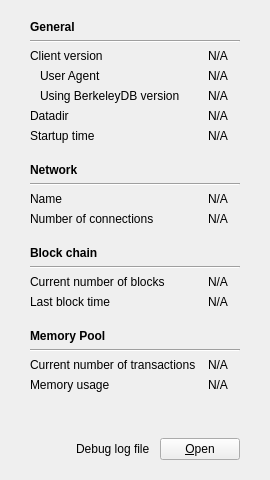
     <widget class="QWidget" name="tab_info">
      <attribute name="title">
       <string>&amp;Information</string>
      </attribute>
      <layout class="QGridLayout" name="gridLayout" columnstretch="0,0,0">
       <property name="leftMargin">
        <number>30</number>
       </property>
       <property name="topMargin">
        <number>20</number>
       </property>
       <property name="rightMargin">
        <number>30</number>
       </property>
       <property name="bottomMargin">
        <number>20</number>
       </property>
       <property name="horizontalSpacing">
        <number>12</number>
       </property>
       <item row="10" column="0">
        <widget class="QLabel" name="label_8">
         <property name="text">
          <string>Name</string>
         </property>
        </widget>
       </item>
       <item row="2" column="1" colspan="2">
        <widget class="QLabel" name="clientVersion">
         <property name="cursor">
          <cursorShape>IBeamCursor</cursorShape>
         </property>
         <property name="text">
          <string>N/A</string>
         </property>
         <property name="textFormat">
          <enum>Qt::PlainText</enum>
         </property>
         <property name="textInteractionFlags">
          <set>Qt::LinksAccessibleByMouse|Qt::TextSelectableByKeyboard|Qt::TextSelectableByMouse</set>
         </property>
        </widget>
       </item>
       <item row="11" column="0">
        <widget class="QLabel" name="label_7">
         <property name="text">
          <string>Number of connections</string>
         </property>
        </widget>
       </item>
       <item row="15" column="1" colspan="2">
        <widget class="QLabel" name="numberOfBlocks">
         <property name="cursor">
          <cursorShape>IBeamCursor</cursorShape>
         </property>
         <property name="text">
          <string>N/A</string>
         </property>
         <property name="textFormat">
          <enum>Qt::PlainText</enum>
         </property>
         <property name="textInteractionFlags">
          <set>Qt::LinksAccessibleByMouse|Qt::TextSelectableByKeyboard|Qt::TextSelectableByMouse</set>
         </property>
        </widget>
       </item>
       <item row="5" column="0">
        <widget class="QLabel" name="label_12">
         <property name="text">
          <string>Datadir</string>
         </property>
        </widget>
       </item>
       <item row="18" column="0">
        <widget class="QLabel" name="labelMempoolTitle">
         <property name="font">
          <font>
           <weight>75</weight>
           <bold>true</bold>
          </font>
         </property>
         <property name="text">
          <string>Memory Pool</string>
         </property>
        </widget>
       </item>
       <item row="21" column="0">
        <widget class="QLabel" name="labelMemoryUsage">
         <property name="text">
          <string>Memory usage</string>
         </property>
        </widget>
       </item>
       <item row="21" column="1">
        <widget class="QLabel" name="mempoolSize">
         <property name="cursor">
          <cursorShape>IBeamCursor</cursorShape>
         </property>
         <property name="text">
          <string>N/A</string>
         </property>
         <property name="textFormat">
          <enum>Qt::PlainText</enum>
         </property>
         <property name="textInteractionFlags">
          <set>Qt::LinksAccessibleByMouse|Qt::TextSelectableByKeyboard|Qt::TextSelectableByMouse</set>
         </property>
        </widget>
       </item>
       <item row="20" column="0">
        <widget class="QLabel" name="labelNumberOfTransactions">
         <property name="text">
          <string>Current number of transactions</string>
         </property>
        </widget>
       </item>
       <item row="3" column="0">
        <widget class="QLabel" name="labelClientUserAgent">
         <property name="text">
          <string>User Agent</string>
         </property>
         <property name="indent">
          <number>10</number>
         </property>
        </widget>
       </item>
       <item row="3" column="1" colspan="2">
        <widget class="QLabel" name="clientUserAgent">
         <property name="cursor">
          <cursorShape>IBeamCursor</cursorShape>
         </property>
         <property name="text">
          <string>N/A</string>
         </property>
         <property name="textFormat">
          <enum>Qt::PlainText</enum>
         </property>
         <property name="textInteractionFlags">
          <set>Qt::LinksAccessibleByMouse|Qt::TextSelectableByKeyboard|Qt::TextSelectableByMouse</set>
         </property>
        </widget>
       </item>
       <item row="10" column="1" colspan="2">
        <widget class="QLabel" name="networkName">
         <property name="cursor">
          <cursorShape>IBeamCursor</cursorShape>
         </property>
         <property name="text">
          <string>N/A</string>
         </property>
         <property name="textFormat">
          <enum>Qt::PlainText</enum>
         </property>
         <property name="textInteractionFlags">
          <set>Qt::LinksAccessibleByMouse|Qt::TextSelectableByKeyboard|Qt::TextSelectableByMouse</set>
         </property>
        </widget>
       </item>
       <item row="13" column="0">
        <widget class="QLabel" name="labelBlockChain">
         <property name="font">
          <font>
           <weight>75</weight>
           <bold>true</bold>
          </font>
         </property>
         <property name="text">
          <string>Block chain</string>
         </property>
        </widget>
       </item>
       <item row="2" column="0">
        <widget class="QLabel" name="label_6">
         <property name="text">
          <string>Client version</string>
         </property>
        </widget>
       </item>
       <item row="8" column="0">
        <widget class="QLabel" name="labelNetwork">
         <property name="font">
          <font>
           <weight>75</weight>
           <bold>true</bold>
          </font>
         </property>
         <property name="text">
          <string>Network</string>
         </property>
        </widget>
       </item>
       <item row="16" column="0">
        <widget class="QLabel" name="labelLastBlockTime">
         <property name="text">
          <string>Last block time</string>
         </property>
        </widget>
       </item>
       <item row="0" column="0">
        <widget class="QLabel" name="labelGeneral">
         <property name="font">
          <font>
           <weight>75</weight>
           <bold>true</bold>
          </font>
         </property>
         <property name="text">
          <string>General</string>
         </property>
        </widget>
       </item>
       <item row="5" column="1" colspan="2">
        <widget class="QLabel" name="dataDir">
         <property name="cursor">
          <cursorShape>IBeamCursor</cursorShape>
         </property>
         <property name="text">
          <string>N/A</string>
         </property>
         <property name="textFormat">
          <enum>Qt::PlainText</enum>
         </property>
         <property name="wordWrap">
          <bool>true</bool>
         </property>
         <property name="textInteractionFlags">
          <set>Qt::LinksAccessibleByMouse|Qt::TextSelectableByKeyboard|Qt::TextSelectableByMouse</set>
         </property>
        </widget>
       </item>
       <item row="15" column="0">
        <widget class="QLabel" name="label_3">
         <property name="text">
          <string>Current number of blocks</string>
         </property>
        </widget>
       </item>
       <item row="11" column="1" colspan="2">
        <widget class="QLabel" name="numberOfConnections">
         <property name="cursor">
          <cursorShape>IBeamCursor</cursorShape>
         </property>
         <property name="text">
          <string>N/A</string>
         </property>
         <property name="textFormat">
          <enum>Qt::PlainText</enum>
         </property>
         <property name="textInteractionFlags">
          <set>Qt::LinksAccessibleByMouse|Qt::TextSelectableByKeyboard|Qt::TextSelectableByMouse</set>
         </property>
        </widget>
       </item>
       <item row="20" column="1">
        <widget class="QLabel" name="mempoolNumberTxs">
         <property name="cursor">
          <cursorShape>IBeamCursor</cursorShape>
         </property>
         <property name="text">
          <string>N/A</string>
         </property>
         <property name="textFormat">
          <enum>Qt::PlainText</enum>
         </property>
         <property name="textInteractionFlags">
          <set>Qt::LinksAccessibleByMouse|Qt::TextSelectableByKeyboard|Qt::TextSelectableByMouse</set>
         </property>
        </widget>
       </item>
       <item row="16" column="1" colspan="2">
        <widget class="QLabel" name="lastBlockTime">
         <property name="cursor">
          <cursorShape>IBeamCursor</cursorShape>
         </property>
         <property name="text">
          <string>N/A</string>
         </property>
         <property name="textFormat">
          <enum>Qt::PlainText</enum>
         </property>
         <property name="textInteractionFlags">
          <set>Qt::LinksAccessibleByMouse|Qt::TextSelectableByKeyboard|Qt::TextSelectableByMouse</set>
         </property>
        </widget>
       </item>
       <item row="6" column="1" colspan="2">
        <widget class="QLabel" name="startupTime">
         <property name="cursor">
          <cursorShape>IBeamCursor</cursorShape>
         </property>
         <property name="text">
          <string>N/A</string>
         </property>
         <property name="textFormat">
          <enum>Qt::PlainText</enum>
         </property>
         <property name="textInteractionFlags">
          <set>Qt::LinksAccessibleByMouse|Qt::TextSelectableByKeyboard|Qt::TextSelectableByMouse</set>
         </property>
        </widget>
       </item>
       <item row="6" column="0">
        <widget class="QLabel" name="label_13">
         <property name="text">
          <string>Startup time</string>
         </property>
        </widget>
       </item>
       <item row="19" column="0" colspan="3">
        <widget class="Line" name="hLine4">
         <property name="orientation">
          <enum>Qt::Horizontal</enum>
         </property>
        </widget>
       </item>
       <item row="4" column="1" colspan="2">
        <widget class="QLabel" name="berkeleyDBVersion">
         <property name="cursor">
          <cursorShape>IBeamCursor</cursorShape>
         </property>
         <property name="text">
          <string>N/A</string>
         </property>
         <property name="textFormat">
          <enum>Qt::PlainText</enum>
         </property>
         <property name="textInteractionFlags">
          <set>Qt::LinksAccessibleByMouse|Qt::TextSelectableByKeyboard|Qt::TextSelectableByMouse</set>
         </property>
        </widget>
       </item>
       <item row="14" column="0" colspan="3">
        <widget class="Line" name="hLine3">
         <property name="orientation">
          <enum>Qt::Horizontal</enum>
         </property>
        </widget>
       </item>
       <item row="4" column="0">
        <widget class="QLabel" name="label_berkeleyDBVersion">
         <property name="text">
          <string>Using BerkeleyDB version</string>
         </property>
         <property name="indent">
          <number>10</number>
         </property>
        </widget>
       </item>
       <item row="9" column="0" colspan="3">
        <widget class="Line" name="hLine2">
         <property name="orientation">
          <enum>Qt::Horizontal</enum>
         </property>
        </widget>
       </item>
       <item row="1" column="0" colspan="3">
        <widget class="Line" name="hLine">
         <property name="orientation">
          <enum>Qt::Horizontal</enum>
         </property>
        </widget>
       </item>
       <item row="12" column="0" colspan="3">
        <spacer name="verticalSpacer_5">
         <property name="orientation">
          <enum>Qt::Vertical</enum>
         </property>
         <property name="sizeType">
          <enum>QSizePolicy::Fixed</enum>
         </property>
         <property name="sizeHint" stdset="0">
          <size>
           <width>20</width>
           <height>14</height>
          </size>
         </property>
        </spacer>
       </item>
       <item row="7" column="0" colspan="3">
        <spacer name="verticalSpacer_2">
         <property name="orientation">
          <enum>Qt::Vertical</enum>
         </property>
         <property name="sizeType">
          <enum>QSizePolicy::Fixed</enum>
         </property>
         <property name="sizeHint" stdset="0">
          <size>
           <width>20</width>
           <height>14</height>
          </size>
         </property>
        </spacer>
       </item>
       <item row="17" column="0" colspan="3">
        <spacer name="verticalSpacer_6">
         <property name="orientation">
          <enum>Qt::Vertical</enum>
         </property>
         <property name="sizeType">
          <enum>QSizePolicy::Fixed</enum>
         </property>
         <property name="sizeHint" stdset="0">
          <size>
           <width>20</width>
           <height>14</height>
          </size>
         </property>
        </spacer>
       </item>
       <item row="22" column="0" colspan="3">
        <spacer name="verticalSpacer">
         <property name="orientation">
          <enum>Qt::Vertical</enum>
         </property>
         <property name="sizeHint" stdset="0">
          <size>
           <width>20</width>
           <height>40</height>
          </size>
         </property>
        </spacer>
       </item>
       <item row="23" column="0" colspan="3">
        <layout class="QHBoxLayout" name="horizontalLayout_6">
         <property name="spacing">
          <number>10</number>
         </property>
         <item>
          <spacer name="horizontalSpacer_2">
           <property name="orientation">
            <enum>Qt::Horizontal</enum>
           </property>
           <property name="sizeHint" stdset="0">
            <size>
             <width>40</width>
             <height>20</height>
            </size>
           </property>
          </spacer>
         </item>
         <item>
          <widget class="QLabel" name="labelDebugLogfile">
           <property name="text">
            <string>Debug log file</string>
           </property>
          </widget>
         </item>
         <item>
          <widget class="QPushButton" name="openDebugLogfileButton">
           <property name="toolTip">
            <string>Open the %1 debug log file from the current data directory. This can take a few seconds for large log files.</string>
           </property>
           <property name="text">
            <string>&amp;Open</string>
           </property>
           <property name="autoDefault">
            <bool>false</bool>
           </property>
          </widget>
         </item>
        </layout>
       </item>
      </layout>
     </widget>
